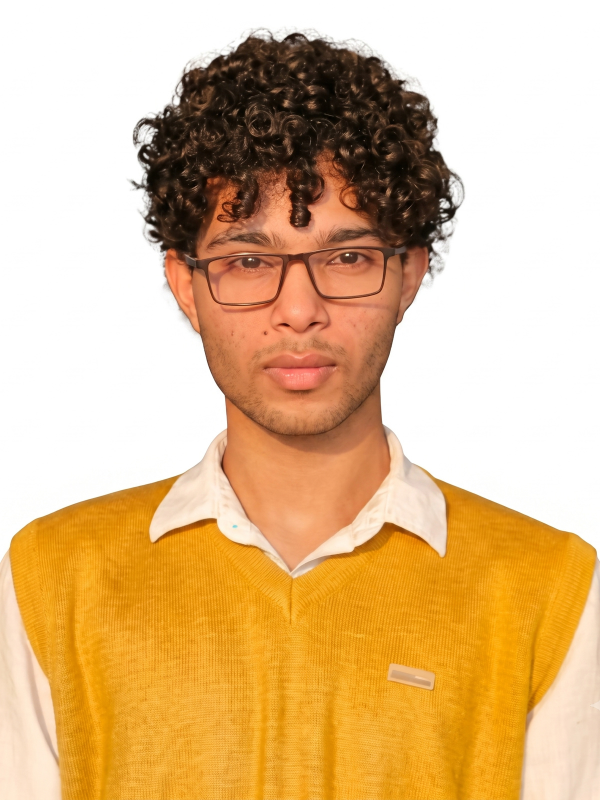
#> input picture paper/submission_forms/author_photo.jpg, 1200 x 1600 px (shown at 1/2 size)
$ python prepare_author_photo.py ../paper/submission_forms/author_photo.jpg
#> lines starting #> are read from the running program, lines starting #| are printed output that depends on the picture
"""Prepare the author photograph for journal submission.

Takes the supplied portrait and produces a passport-style headshot at the resolution and
format Elsevier asks for. This is framing and format work only -- no retouching, no
alteration of the subject, no change to the face.

What it does:
  * flattens the transparent background onto white (JPEG carries no alpha channel);
  * crops to a 3:4 portrait, head-and-shoulders, with conventional headroom;
  * resizes to 1200x1600 px and stamps 300 dpi, which is 4 x 5.33 inches at print size --
    comfortably above Elsevier's 300 dpi minimum for a printed headshot;
  * writes JPEG at quality 95.

Note on provenance: the supplied file was processed through Google's Gemini (background
removal on a real photograph, per the author). The head-and-shoulders crop necessarily
excludes the lower corners of the frame, where the visible Gemini marker sits. Any
invisible SynthID watermark in the remaining pixels is left untouched -- provenance
marking is not something to strip, and there is no reason to: the subject is a real
photograph of the author.

Usage:
    python scripts/prepare_author_photo.py <source-image>
"""

from __future__ import annotations

import sys
from pathlib import Path

from PIL import Image

OUT = Path(__file__).resolve().parents[1] / "paper" / "submission_forms" / "author_photo.jpg"

# Crop geometry, as fractions of the source. Derived from the measured subject box:
# head top at y=88, shoulders spanning x=126..1875 in a 2048px square.
HEAD_TOP = 88
HEADROOM = 70          # px of white above the crown -- conventional for passport framing
TARGET_W, TARGET_H = 1200, 1600
DPI = 300


def main() -> None:
    if len(sys.argv) != 2:
        sys.exit("usage: python scripts/prepare_author_photo.py <source-image>")
    src = Path(sys.argv[1])
    im = Image.open(src)
#> im is the input picture: PIL image 1200x1600 RGB; mean R, G, B 222.1, 185.2, 137.6

    # Flatten onto white. JPEG has no alpha, and a transparent background would otherwise
    # composite as black.
    flat = Image.new("RGB", im.size, "white")
#> flat: PIL image 1200x1600 RGB; every value is 255
    flat.paste(im, mask=im.split()[3] if im.mode == "RGBA" else None)

    w, h = flat.size
#> w = 1200; h = 1600
    top = max(0, HEAD_TOP - HEADROOM)
    # 3:4 portrait anchored at the crown, centred horizontally on the subject.
    crop_h = min(h - top, int(w * 4 / 3))
#> crop_h = 1582
    crop_w = int(crop_h * 3 / 4)
#> crop_w = 1186
    left = max(0, (w - crop_w) // 2)
#> left = 7
    box = (left, top, left + crop_w, top + crop_h)
#> box = (7, 18, 1193, 1600)
    cropped = flat.crop(box)
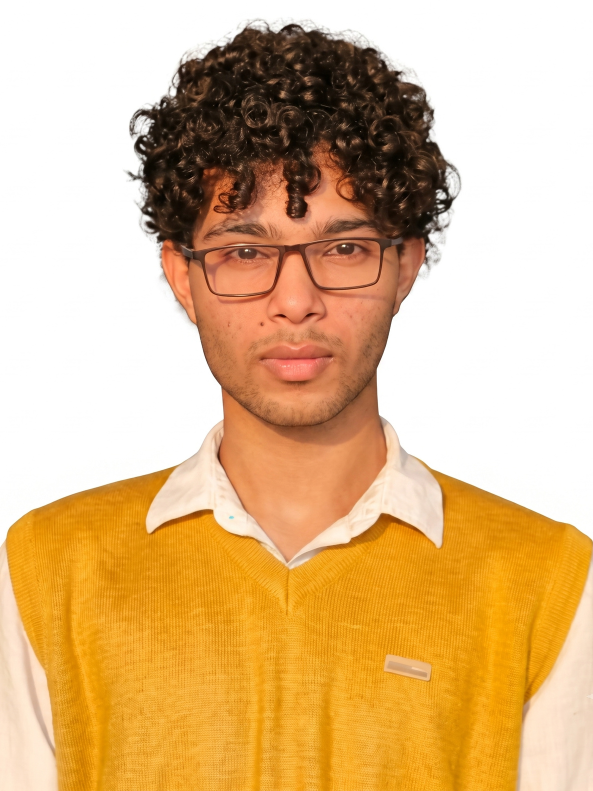
#> cropped: PIL image 1186x1582 RGB (shown at 1/2 size); mean R, G, B 221.4, 183.7, 135.1

    out = cropped.resize((TARGET_W, TARGET_H), Image.LANCZOS)
    OUT.parent.mkdir(parents=True, exist_ok=True)
    out.save(OUT, "JPEG", quality=95, dpi=(DPI, DPI), subsampling=0)

    print(f"  source  {src.name}  {im.size[0]}x{im.size[1]} {im.mode}")
#|   source  author_photo.jpg  1200x1600 RGB
    print(f"  crop    {box}  ({crop_w}x{crop_h})")
#|   crop    (7, 18, 1193, 1600)  (1186x1582)
    print(f"  output  {OUT.relative_to(OUT.parents[2])}  "
          f"{TARGET_W}x{TARGET_H} @ {DPI} dpi  ({OUT.stat().st_size/1e6:.2f} MB)")
    print(f"  print   {TARGET_W/DPI:.2f} x {TARGET_H/DPI:.2f} inches at {DPI} dpi")


if __name__ == "__main__":
    main()
